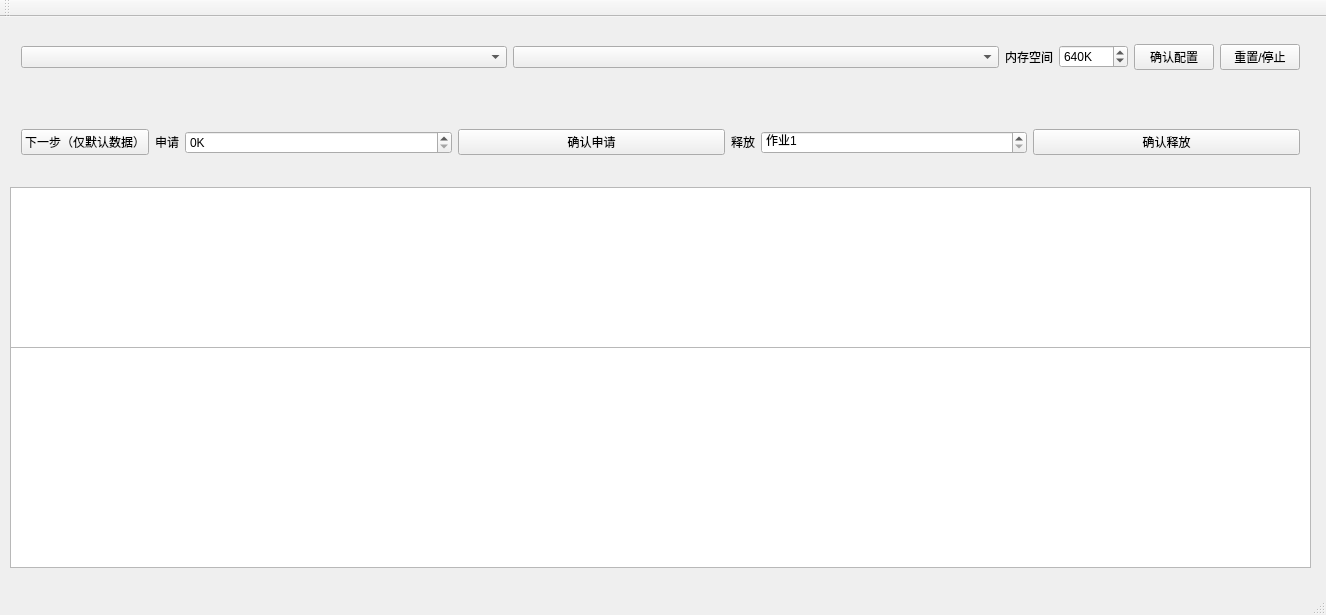
<?xml version="1.0" encoding="UTF-8"?>
<ui version="4.0">
 <class>MainWindow</class>
 <widget class="QMainWindow" name="MainWindow">
  <property name="geometry">
   <rect>
    <x>0</x>
    <y>0</y>
    <width>1326</width>
    <height>615</height>
   </rect>
  </property>
  <property name="windowTitle">
   <string>内存分配模拟 1953981 吴昊天</string>
  </property>
  <widget class="QWidget" name="centralWidget">
   <widget class="QWidget" name="horizontalLayoutWidget">
    <property name="geometry">
     <rect>
      <x>10</x>
      <y>0</y>
      <width>1301</width>
      <height>80</height>
     </rect>
    </property>
    <layout class="QHBoxLayout" name="horizontalLayout">
     <item>
      <widget class="QComboBox" name="comboBoxPattern"/>
     </item>
     <item>
      <widget class="QComboBox" name="comboBoxAlgorithm"/>
     </item>
     <item>
      <widget class="QLabel" name="label_3">
       <property name="sizePolicy">
        <sizepolicy hsizetype="Fixed" vsizetype="Preferred">
         <horstretch>0</horstretch>
         <verstretch>0</verstretch>
        </sizepolicy>
       </property>
       <property name="text">
        <string>内存空间</string>
       </property>
      </widget>
     </item>
     <item>
      <widget class="QSpinBox" name="spinBox_ramCapacity">
       <property name="sizePolicy">
        <sizepolicy hsizetype="Fixed" vsizetype="Fixed">
         <horstretch>0</horstretch>
         <verstretch>0</verstretch>
        </sizepolicy>
       </property>
       <property name="toolTip">
        <string/>
       </property>
       <property name="suffix">
        <string>K</string>
       </property>
       <property name="prefix">
        <string/>
       </property>
       <property name="maximum">
        <number>10000</number>
       </property>
       <property name="singleStep">
        <number>10</number>
       </property>
       <property name="value">
        <number>640</number>
       </property>
      </widget>
     </item>
     <item>
      <widget class="QPushButton" name="configureBtn">
       <property name="sizePolicy">
        <sizepolicy hsizetype="Fixed" vsizetype="Fixed">
         <horstretch>0</horstretch>
         <verstretch>0</verstretch>
        </sizepolicy>
       </property>
       <property name="text">
        <string>确认配置</string>
       </property>
      </widget>
     </item>
     <item>
      <widget class="QPushButton" name="resetBtn">
       <property name="sizePolicy">
        <sizepolicy hsizetype="Fixed" vsizetype="Fixed">
         <horstretch>0</horstretch>
         <verstretch>0</verstretch>
        </sizepolicy>
       </property>
       <property name="text">
        <string>重置/停止</string>
       </property>
      </widget>
     </item>
    </layout>
   </widget>
   <widget class="QWidget" name="horizontalLayoutWidget_2">
    <property name="geometry">
     <rect>
      <x>10</x>
      <y>80</y>
      <width>1301</width>
      <height>91</height>
     </rect>
    </property>
    <layout class="QHBoxLayout" name="horizontalLayout_2">
     <item>
      <widget class="QPushButton" name="nextStepBtn">
       <property name="sizePolicy">
        <sizepolicy hsizetype="Fixed" vsizetype="Fixed">
         <horstretch>0</horstretch>
         <verstretch>0</verstretch>
        </sizepolicy>
       </property>
       <property name="text">
        <string>下一步（仅默认数据）</string>
       </property>
      </widget>
     </item>
     <item>
      <widget class="QLabel" name="label">
       <property name="sizePolicy">
        <sizepolicy hsizetype="Fixed" vsizetype="Fixed">
         <horstretch>0</horstretch>
         <verstretch>0</verstretch>
        </sizepolicy>
       </property>
       <property name="text">
        <string>申请</string>
       </property>
      </widget>
     </item>
     <item>
      <widget class="QSpinBox" name="spinBox_apply">
       <property name="toolTip">
        <string/>
       </property>
       <property name="suffix">
        <string>K</string>
       </property>
       <property name="prefix">
        <string/>
       </property>
       <property name="maximum">
        <number>998</number>
       </property>
       <property name="singleStep">
        <number>10</number>
       </property>
      </widget>
     </item>
     <item>
      <widget class="QPushButton" name="configureBtn_apply">
       <property name="sizePolicy">
        <sizepolicy hsizetype="Preferred" vsizetype="Fixed">
         <horstretch>0</horstretch>
         <verstretch>0</verstretch>
        </sizepolicy>
       </property>
       <property name="text">
        <string>确认申请</string>
       </property>
      </widget>
     </item>
     <item>
      <widget class="QLabel" name="label_2">
       <property name="sizePolicy">
        <sizepolicy hsizetype="Fixed" vsizetype="Fixed">
         <horstretch>0</horstretch>
         <verstretch>0</verstretch>
        </sizepolicy>
       </property>
       <property name="text">
        <string>释放</string>
       </property>
      </widget>
     </item>
     <item>
      <widget class="QSpinBox" name="spinBox_release">
       <property name="toolTip">
        <string/>
       </property>
       <property name="suffix">
        <string/>
       </property>
       <property name="prefix">
        <string>作业</string>
       </property>
       <property name="minimum">
        <number>1</number>
       </property>
       <property name="maximum">
        <number>998</number>
       </property>
       <property name="singleStep">
        <number>1</number>
       </property>
      </widget>
     </item>
     <item>
      <widget class="QPushButton" name="configureBtn_release">
       <property name="text">
        <string>确认释放</string>
       </property>
      </widget>
     </item>
    </layout>
   </widget>
   <widget class="QTextEdit" name="textEdit">
    <property name="geometry">
     <rect>
      <x>10</x>
      <y>330</y>
      <width>1301</width>
      <height>221</height>
     </rect>
    </property>
   </widget>
   <widget class="QTextEdit" name="RAMtextEdit">
    <property name="enabled">
     <bool>true</bool>
    </property>
    <property name="geometry">
     <rect>
      <x>10</x>
      <y>170</y>
      <width>1301</width>
      <height>161</height>
     </rect>
    </property>
   </widget>
  </widget>
  <widget class="QMenuBar" name="menuBar">
   <property name="geometry">
    <rect>
     <x>0</x>
     <y>0</y>
     <width>1326</width>
     <height>25</height>
    </rect>
   </property>
  </widget>
  <widget class="QToolBar" name="mainToolBar">
   <attribute name="toolBarArea">
    <enum>TopToolBarArea</enum>
   </attribute>
   <attribute name="toolBarBreak">
    <bool>false</bool>
   </attribute>
  </widget>
  <widget class="QStatusBar" name="statusBar"/>
 </widget>
 <layoutdefault spacing="6" margin="11"/>
 <resources/>
 <connections/>
</ui>
